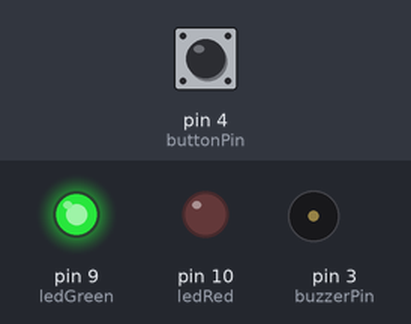
Bench run of a sketch on a simulated Arduino Uno, built with avr-gcc and run on an emulated ATmega328P. Shown: output pins drawn as LEDs (lit = HIGH), buzzer (waves = sounding, pin HIGH). Inputs (shaded band) come from the test bench; at power-on: pin 4 (buttonPin) LOW.

Above: at 1.2 s.
1.3 s: pin 4 (buttonPin) pulled HIGH for 0.15 s
At 1.37 s:
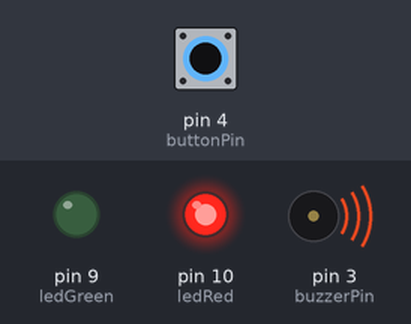
2.9 s: pin 4 (buttonPin) pulled HIGH for 3.2 s
At 6.8 s:
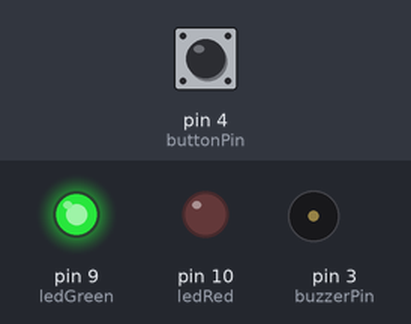
Timing chart, 0 to 8.3 s (numbered marks = the images above; inputs shaded):
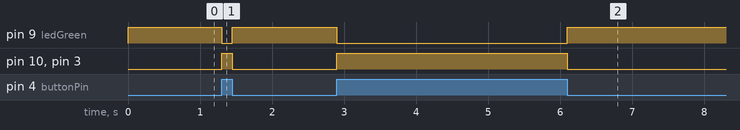

The sketch:

doorbell_light_alarm.ino
```cpp
const int buttonPin = 4;
const int buzzerPin = 3;

const int ledRed = 10;
const int ledGreen = 9;


void setup() {
  pinMode(buttonPin, INPUT);
  pinMode(buzzerPin, OUTPUT);
  pinMode(ledRed, OUTPUT);
  pinMode(ledGreen, OUTPUT);
  digitalWrite(ledRed, LOW);
  digitalWrite(ledGreen, HIGH);
  digitalWrite(buzzerPin, LOW);

}

void loop() {

  bool botao = digitalRead(buttonPin) == HIGH;

  if (botao) {
    digitalWrite(ledRed, HIGH);
    digitalWrite(ledGreen, LOW);
    digitalWrite(buzzerPin, HIGH);
  } else {
    digitalWrite(ledRed, LOW);
    digitalWrite(ledGreen, HIGH);
    digitalWrite(buzzerPin, LOW);
  }

}
```

Measured:
- after the input at 1.3 s, pin 9 (ledGreen): HIGH → LOW at once, → HIGH 0.15 s later; pin 10 (ledRed), pin 3 (buzzerPin): LOW → HIGH at once, → LOW 0.15 s later
- after the input at 2.9 s, pin 9 (ledGreen): HIGH → LOW at once, → HIGH 3.2 s later; pin 10 (ledRed), pin 3 (buzzerPin): LOW → HIGH at once, → LOW 3.2 s later
